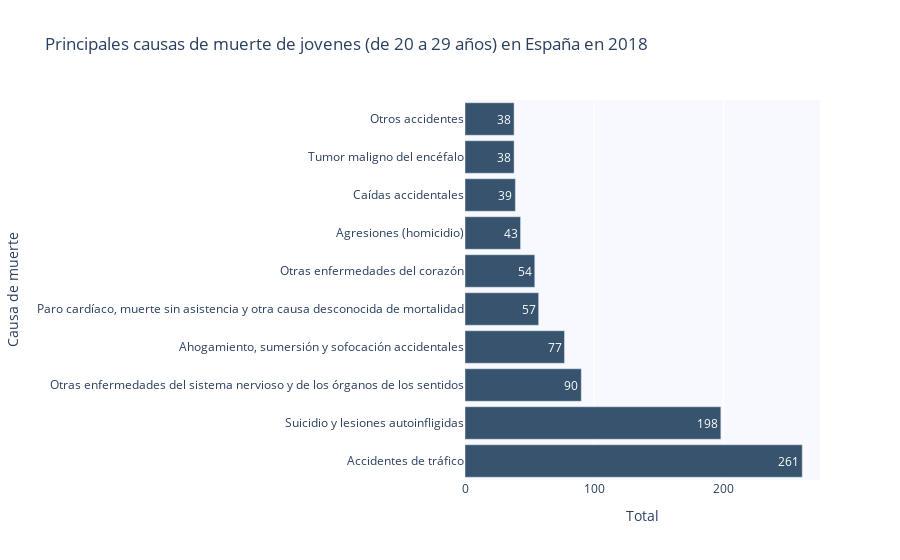

The cell this chart's notebook holds for it:
### Code cell
# Crear la figura
fig6 = go.Figure()

# Agregar los datos de las barras
fig6.add_trace(go.Bar(
    y=df_todas_causas_2018_jovenes['cause_name'],    # Usamos 'cause_name' en el eje y
    x=df_todas_causas_2018_jovenes['Total'],         # Usamos 'Total' en el eje x
    orientation='h',                                       # Especificamos que son barras horizontales
    marker_color='rgb(55, 83, 109)',                       # Color de las barras
    text=df_todas_causas_2018_jovenes['Total'],      # Texto que se mostrará dentro de las barras
    textposition='inside',                                 # Posición del texto dentro de las barras
))

# Actualizar el diseño del gráfico
fig6.update_layout(
    title='Principales causas de muerte de jovenes (de 20 a 29 años) en España en 2018',
    xaxis_title='Total',                                   # Cambiamos la etiqueta del eje x
    yaxis_title='Causa de muerte',                         # Cambiamos la etiqueta del eje y
    bargap=0.05,                                           # Espacio entre barras
    bargroupgap=0.1,                                       # Espacio entre grupos de barras
    plot_bgcolor='rgb(248, 248, 255)',                     # Color de fondo del gráfico
)

# Mostrar el gráfico
fig6.show()

### Figure 1 — Plotly figure (JSON) as saved in the notebook; plotly's stock layout.template omitted (floating-point values rounded to 4 significant figures)
{"data": [{"marker": {"color": "rgb(55, 83, 109)"}, "orientation": "h", "text": [261, 198, 90, 77, 57, 54, 43, 39, 38, 38], "textposition": "inside", "type": "bar", "x": [261, 198, 90, 77, 57, 54, 43, 39, 38, 38], "y": ["Accidentes de tráfico", "Suicidio y lesiones autoinfligidas", "Otras enfermedades del sistema nervioso y de los órganos de los sentidos", "Ahogamiento, sumersión y sofocación accidentales", "Paro cardíaco, muerte sin asistencia y otra causa desconocida de mortalidad", "Otras enfermedades del corazón", "Agresiones (homicidio)", "Caídas accidentales", "Tumor maligno del encéfalo", "Otros accidentes"]}], "layout": {"bargap": 0.05, "bargroupgap": 0.1, "plot_bgcolor": "rgb(248, 248, 255)", "title": {"text": "Principales causas de muerte de jovenes (de 20 a 29 años) en España en 2018"}, "xaxis": {"title": {"text": "Total"}}, "yaxis": {"title": {"text": "Causa de muerte"}}}}
